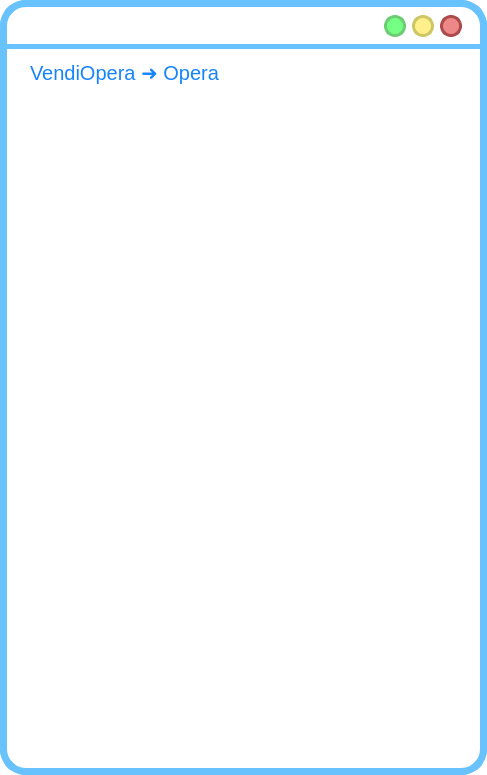
<?xml version="1.0" encoding="UTF-8"?>
<ui version="4.0">
 <class>MainWindow</class>
 <widget class="QMainWindow" name="MainWindow">
  <property name="geometry">
   <rect>
    <x>0</x>
    <y>0</y>
    <width>487</width>
    <height>775</height>
   </rect>
  </property>
  <property name="windowTitle">
   <string>MainWindow</string>
  </property>
  <property name="styleSheet">
   <string notr="true">QWidget{
background:rgb(255, 255, 255);
border-radius:26px;
border-color:rgb(104, 194, 253);
border-style: solid;
border-width:7;
}
QLabel{
border-width:0;
font: 18pt &quot;Lato Light&quot;;
}</string>
  </property>
  <widget class="QWidget" name="centralwidget">
   <widget class="QLabel" name="label">
    <property name="geometry">
     <rect>
      <x>0</x>
      <y>44</y>
      <width>641</width>
      <height>5</height>
     </rect>
    </property>
    <property name="styleSheet">
     <string notr="true">background-color:rgb(104, 194, 253);</string>
    </property>
    <property name="text">
     <string/>
    </property>
   </widget>
   <widget class="QPushButton" name="reduceButton">
    <property name="geometry">
     <rect>
      <x>384</x>
      <y>15</y>
      <width>22</width>
      <height>22</height>
     </rect>
    </property>
    <property name="sizePolicy">
     <sizepolicy hsizetype="Fixed" vsizetype="Fixed">
      <horstretch>0</horstretch>
      <verstretch>0</verstretch>
     </sizepolicy>
    </property>
    <property name="minimumSize">
     <size>
      <width>22</width>
      <height>22</height>
     </size>
    </property>
    <property name="maximumSize">
     <size>
      <width>24</width>
      <height>24</height>
     </size>
    </property>
    <property name="cursor">
     <cursorShape>PointingHandCursor</cursorShape>
    </property>
    <property name="styleSheet">
     <string notr="true">QPushButton{
 background-color:#76ff85;
 border-style: solid;
 border-radius:11px;
font: 18pt &quot;Candara&quot;;
border-color:#6bcc73;
border-width:3;
}

QPushButton::pressed{
	background-color : white;
	border-color:#6bcc73;
	border-width:3;
}
</string>
    </property>
    <property name="text">
     <string/>
    </property>
   </widget>
   <widget class="QPushButton" name="exitButton">
    <property name="geometry">
     <rect>
      <x>440</x>
      <y>15</y>
      <width>22</width>
      <height>22</height>
     </rect>
    </property>
    <property name="sizePolicy">
     <sizepolicy hsizetype="Fixed" vsizetype="Fixed">
      <horstretch>0</horstretch>
      <verstretch>0</verstretch>
     </sizepolicy>
    </property>
    <property name="minimumSize">
     <size>
      <width>22</width>
      <height>22</height>
     </size>
    </property>
    <property name="maximumSize">
     <size>
      <width>24</width>
      <height>24</height>
     </size>
    </property>
    <property name="cursor">
     <cursorShape>PointingHandCursor</cursorShape>
    </property>
    <property name="styleSheet">
     <string notr="true">QPushButton{
 background-color:#ee8888;
 border-style: solid;
 border-radius:11px;
font: 18pt &quot;Candara&quot;;
border-color:#ae4a4a;
border-width:3;
}

QPushButton::pressed{
	background-color : white;
	border-color:#ae4a4a;
	border-width:3;
}
</string>
    </property>
    <property name="text">
     <string/>
    </property>
   </widget>
   <widget class="QPushButton" name="maximizeButton">
    <property name="geometry">
     <rect>
      <x>412</x>
      <y>15</y>
      <width>22</width>
      <height>22</height>
     </rect>
    </property>
    <property name="sizePolicy">
     <sizepolicy hsizetype="Fixed" vsizetype="Fixed">
      <horstretch>0</horstretch>
      <verstretch>0</verstretch>
     </sizepolicy>
    </property>
    <property name="minimumSize">
     <size>
      <width>20</width>
      <height>20</height>
     </size>
    </property>
    <property name="maximumSize">
     <size>
      <width>24</width>
      <height>24</height>
     </size>
    </property>
    <property name="cursor">
     <cursorShape>PointingHandCursor</cursorShape>
    </property>
    <property name="styleSheet">
     <string notr="true">QPushButton{
 background-color:#fff08c	;
 border-style: solid;
 border-radius:11px;
font: 18pt &quot;Candara&quot;;
border-color:#ccc664;
border-width:3;
}

QPushButton::pressed{
	background-color : white;
	border-color:#ccc664;
	border-width:3;
}
</string>
    </property>
    <property name="text">
     <string/>
    </property>
   </widget>
   <widget class="QLabel" name="label_18">
    <property name="geometry">
     <rect>
      <x>424</x>
      <y>57</y>
      <width>36</width>
      <height>36</height>
     </rect>
    </property>
    <property name="font">
     <font>
      <family>Lato Light</family>
      <pointsize>18</pointsize>
      <weight>50</weight>
      <italic>false</italic>
      <bold>false</bold>
     </font>
    </property>
    <property name="cursor">
     <cursorShape>PointingHandCursor</cursorShape>
    </property>
    <property name="autoFillBackground">
     <bool>false</bool>
    </property>
    <property name="styleSheet">
     <string notr="true">background-color: rgba(255, 255, 255,0);</string>
    </property>
    <property name="text">
     <string/>
    </property>
    <property name="pixmap">
     <pixmap resource="res/res.qrc">:/icons/arrow_back_FILL1_wght700_GRAD200_opsz48_risultato.png</pixmap>
    </property>
    <property name="scaledContents">
     <bool>true</bool>
    </property>
   </widget>
   <widget class="QLabel" name="titoloLabel">
    <property name="geometry">
     <rect>
      <x>30</x>
      <y>57</y>
      <width>311</width>
      <height>31</height>
     </rect>
    </property>
    <property name="styleSheet">
     <string notr="true">font-size: 20px;
text-align: left;
background-color: rgba(255, 255, 255,0);
color: #1684FC;
font: 14pt &quot;Lato&quot;;</string>
    </property>
    <property name="text">
     <string>VendiOpera ➜ Opera</string>
    </property>
   </widget>
  </widget>
 </widget>
 <resources>
  <include location="res.qrc"/>
  <include location="res/res.qrc"/>
 </resources>
 <connections/>
</ui>
